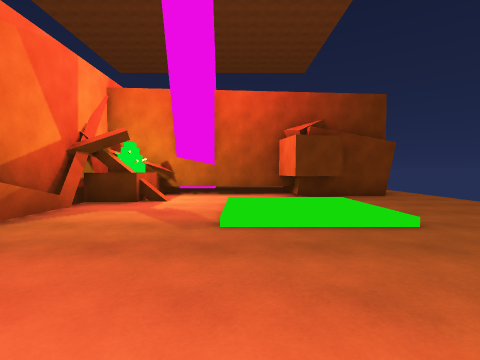
View 1 (above)

15 first-person views from a walk through a scene from a Unity 3-D project. The camera is 1.4 m above the floor, tilts 2° down and sees 85° across. The floor is counted in squares, 2 m on a side. Each view is taken from the middle of a square. On the plan, view 1 faces up. The plan holds only what a view shows up to about 9 squares ahead; the rest is blank. The place goes on beyond the plan.

View 2
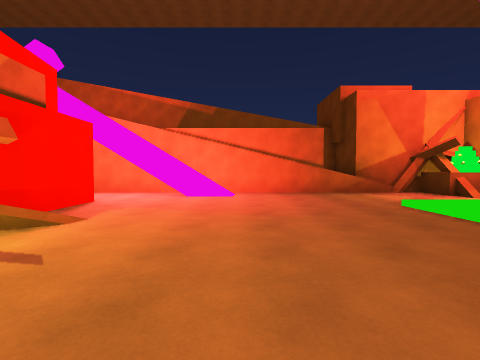

View 3
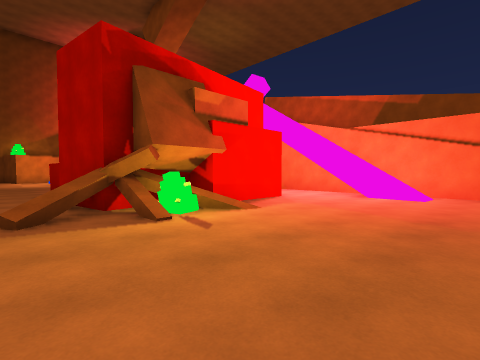

View 4
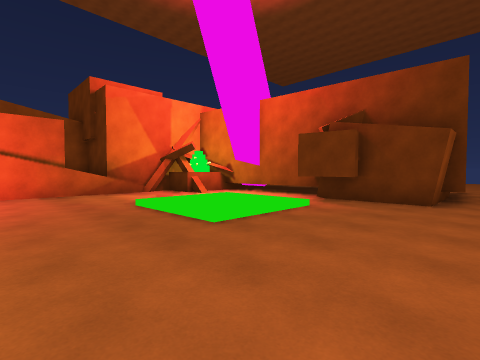

View 5
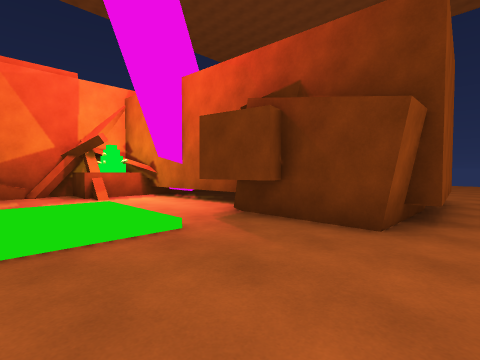

View 6
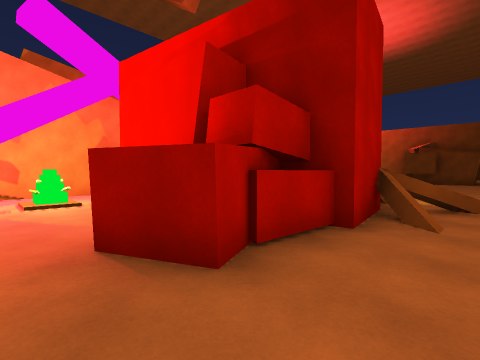

View 7
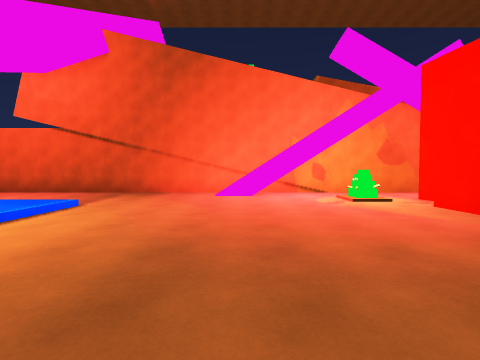

View 8
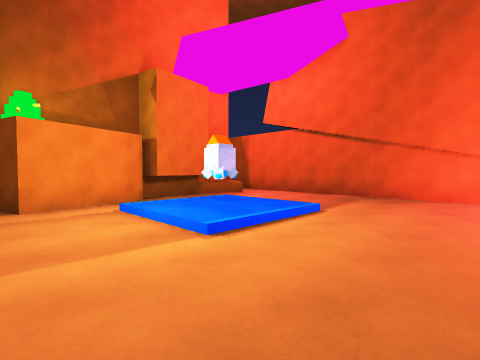

View 9
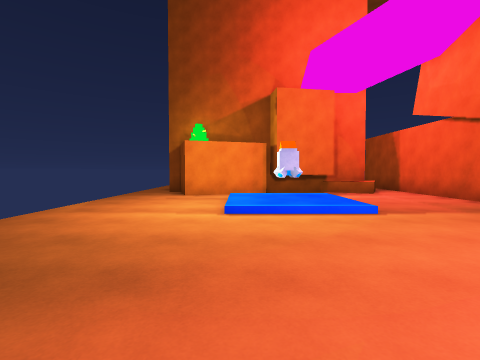

View 10
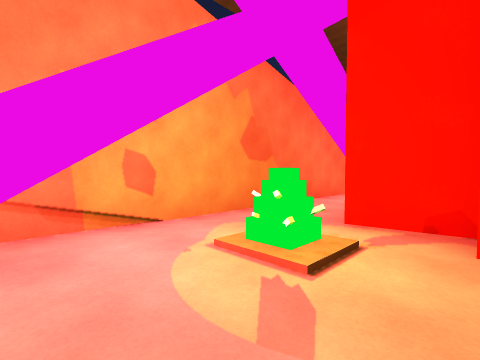

View 11
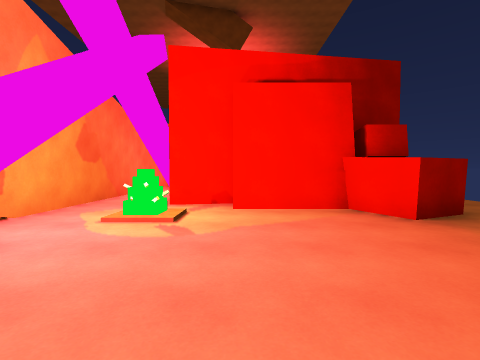

View 12
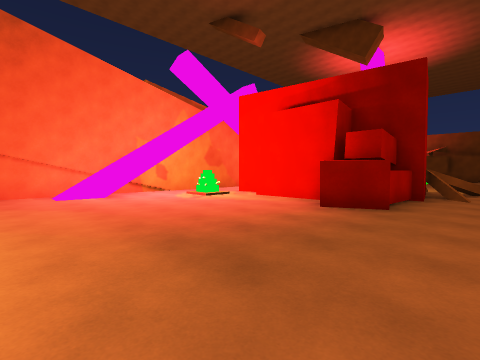

View 13
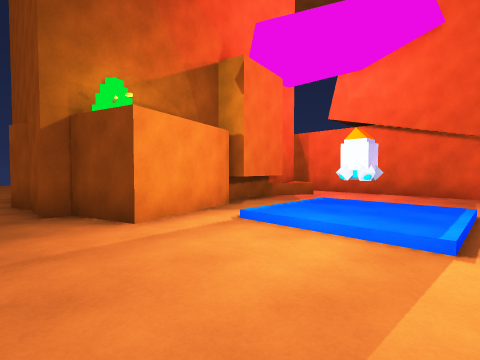

View 14
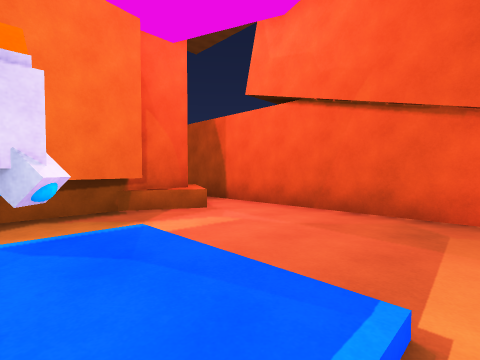

View 15
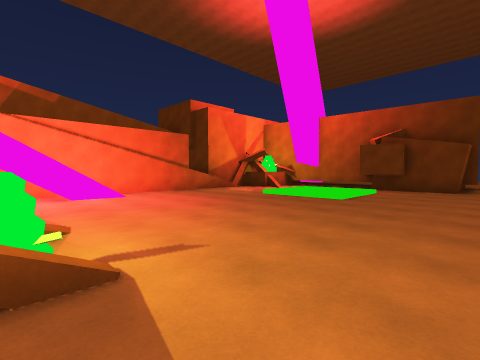

### Floor plan
Key: @ floor where view 1 was taken; # wall or solid block; . main floor; : floor 0.25 m higher than the main floor; / step, stairs or slope; = window, fence, low wall or low ledge; ^ raised ledge; O other object.
Columns run from 5 left of view 1 to 5 right of it. Each row starts with its distance up from view 1.
 13          ..
 12          ..
 11          #.
 10          #.
  9          #.
  8  # #######.
  7  #O....#...
  6  ##=.///...
  5  #.../:/...
  4 ^#.../:/...
  3  ^...///...
  2  #.........
  1  #.........
  0  #...@.....
 -1  ##=.......
 -2  ###.......
 -3  #.....#O..
 -4  #..#####^.
 -5  #..##  ##.
 -6  #..##  #..
 -7  #...####..
 -8  #..O...#..
 -9  #.........
-10  ###.......
-11  ###.......
-12  #.........
-13  #.........
-14  #...///...
-15  #.../:/...
-16  #.../O/...
-17  #...///...
-18  #.^..###..
-19  #^^### ##.
-20  #       #.
-21  #       #.
-22           .
-23          ..

Where each view was taken, in squares from view 1:
view 1: 0 up, 0 right, facing up
view 2: 0 up, 5 right, facing left
view 3: 1 up, 5 right, facing down-left
view 4: 1 up, 5 right, facing up-left
view 5: 4 up, 5 right, facing up-left
view 6: 9 down, 5 right, facing up-left
view 7: 11 down, 5 right, facing left
view 8: 12 down, 4 right, facing down-left
view 9: 10 down, 2 right, facing down
view 10: 10 down, 0 right, facing up-left
view 11: 12 down, 0 right, facing up
view 12: 13 down, 5 right, facing up-left
view 13: 14 down, 5 right, facing down-left
view 14: 14 down, 1 right, facing down-left
view 15: 3 down, 5 right, facing up-left
